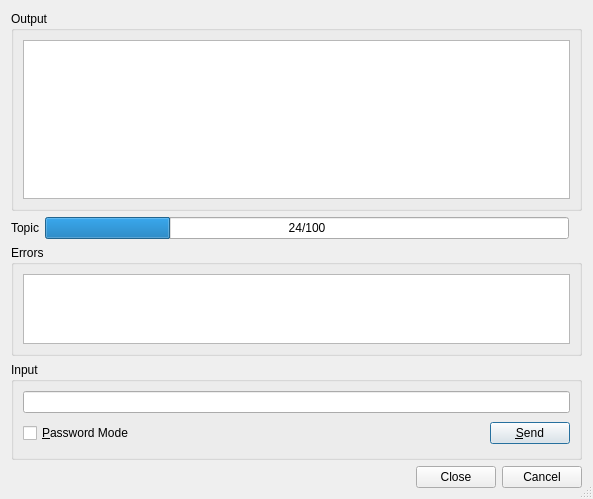
<?xml version="1.0" encoding="UTF-8"?>
<ui version="4.0">
 <class>HgDialog</class>
 <widget class="QDialog" name="HgDialog">
  <property name="geometry">
   <rect>
    <x>0</x>
    <y>0</y>
    <width>593</width>
    <height>499</height>
   </rect>
  </property>
  <property name="windowTitle">
   <string>Mercurial</string>
  </property>
  <property name="sizeGripEnabled">
   <bool>true</bool>
  </property>
  <layout class="QVBoxLayout" name="verticalLayout">
   <item>
    <widget class="QGroupBox" name="outputGroup">
     <property name="sizePolicy">
      <sizepolicy hsizetype="Preferred" vsizetype="Expanding">
       <horstretch>0</horstretch>
       <verstretch>2</verstretch>
      </sizepolicy>
     </property>
     <property name="title">
      <string>Output</string>
     </property>
     <layout class="QVBoxLayout">
      <item>
       <widget class="QTextEdit" name="resultbox">
        <property name="readOnly">
         <bool>true</bool>
        </property>
        <property name="acceptRichText">
         <bool>false</bool>
        </property>
       </widget>
      </item>
     </layout>
    </widget>
   </item>
   <item>
    <widget class="QWidget" name="progressWidget" native="true">
     <layout class="QHBoxLayout" name="horizontalLayout">
      <property name="leftMargin">
       <number>0</number>
      </property>
      <property name="topMargin">
       <number>0</number>
      </property>
      <property name="rightMargin">
       <number>0</number>
      </property>
      <property name="bottomMargin">
       <number>0</number>
      </property>
      <item>
       <widget class="QLabel" name="topicLabel">
        <property name="text">
         <string notr="true">Topic</string>
        </property>
       </widget>
      </item>
      <item>
       <widget class="QProgressBar" name="progressBar">
        <property name="value">
         <number>24</number>
        </property>
        <property name="format">
         <string>%v/%m</string>
        </property>
       </widget>
      </item>
      <item>
       <widget class="QLabel" name="remainingTimeLabel">
        <property name="text">
         <string/>
        </property>
       </widget>
      </item>
     </layout>
    </widget>
   </item>
   <item>
    <widget class="QGroupBox" name="errorGroup">
     <property name="sizePolicy">
      <sizepolicy hsizetype="Preferred" vsizetype="Expanding">
       <horstretch>0</horstretch>
       <verstretch>1</verstretch>
      </sizepolicy>
     </property>
     <property name="title">
      <string>Errors</string>
     </property>
     <layout class="QVBoxLayout">
      <item>
       <widget class="QTextEdit" name="errors">
        <property name="readOnly">
         <bool>true</bool>
        </property>
        <property name="acceptRichText">
         <bool>false</bool>
        </property>
       </widget>
      </item>
     </layout>
    </widget>
   </item>
   <item>
    <widget class="QGroupBox" name="inputGroup">
     <property name="title">
      <string>Input</string>
     </property>
     <layout class="QGridLayout" name="_2">
      <item row="1" column="1">
       <spacer>
        <property name="orientation">
         <enum>Qt::Orientation::Horizontal</enum>
        </property>
        <property name="sizeType">
         <enum>QSizePolicy::Policy::Expanding</enum>
        </property>
        <property name="sizeHint" stdset="0">
         <size>
          <width>327</width>
          <height>29</height>
         </size>
        </property>
       </spacer>
      </item>
      <item row="1" column="2">
       <widget class="QPushButton" name="sendButton">
        <property name="toolTip">
         <string>Press to send the input to the Mercurial process</string>
        </property>
        <property name="text">
         <string>&amp;Send</string>
        </property>
        <property name="shortcut">
         <string>Alt+S</string>
        </property>
       </widget>
      </item>
      <item row="0" column="0" colspan="3">
       <widget class="QLineEdit" name="input">
        <property name="toolTip">
         <string>Enter data to be sent to the Mercurial process</string>
        </property>
       </widget>
      </item>
      <item row="1" column="0">
       <widget class="QCheckBox" name="passwordCheckBox">
        <property name="toolTip">
         <string>Select to switch the input field to password mode</string>
        </property>
        <property name="text">
         <string>&amp;Password Mode</string>
        </property>
        <property name="shortcut">
         <string>Alt+P</string>
        </property>
       </widget>
      </item>
     </layout>
    </widget>
   </item>
   <item>
    <widget class="QDialogButtonBox" name="buttonBox">
     <property name="orientation">
      <enum>Qt::Orientation::Horizontal</enum>
     </property>
     <property name="standardButtons">
      <set>QDialogButtonBox::StandardButton::Cancel|QDialogButtonBox::StandardButton::Close</set>
     </property>
    </widget>
   </item>
  </layout>
 </widget>
 <pixmapfunction>qPixmapFromMimeSource</pixmapfunction>
 <tabstops>
  <tabstop>resultbox</tabstop>
  <tabstop>errors</tabstop>
  <tabstop>passwordCheckBox</tabstop>
  <tabstop>input</tabstop>
  <tabstop>sendButton</tabstop>
 </tabstops>
 <resources/>
 <connections/>
</ui>
